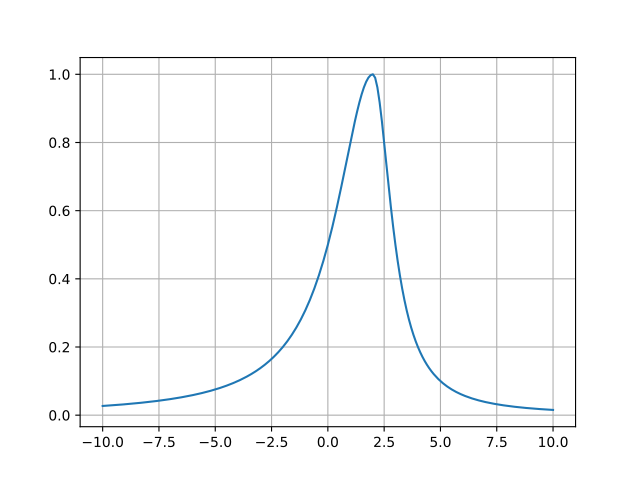

Here is the Python script that generated this plot:
import numpy as np
import matplotlib.pyplot as plt
from fitspy.core.models import lorentzian_asym

x = np.linspace(-10, 10, 201)
y = lorentzian_asym(x, ampli=1, fwhm_l=4, fwhm_r=2, x0=2)
plt.figure()
plt.grid()
plt.plot(x, y)
